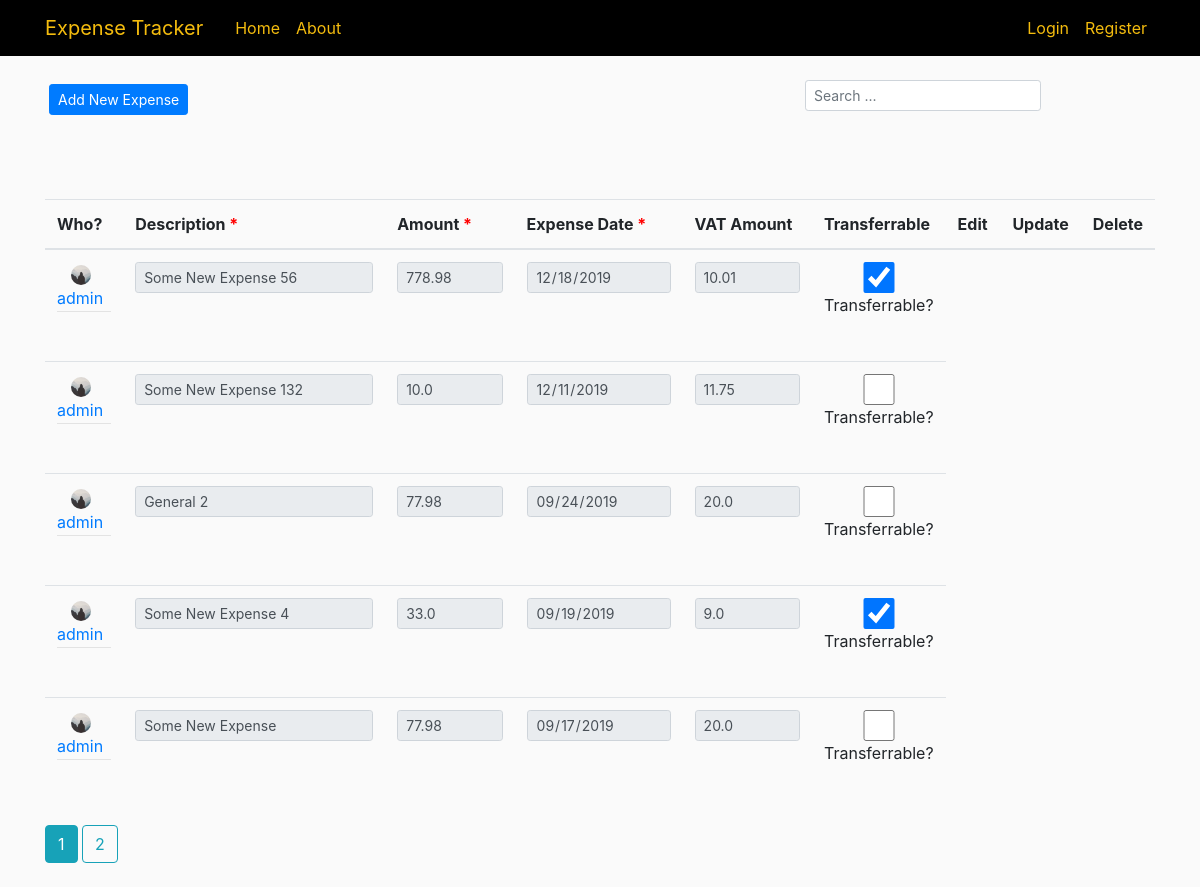
The app's page /user/expenses/admin, older data.
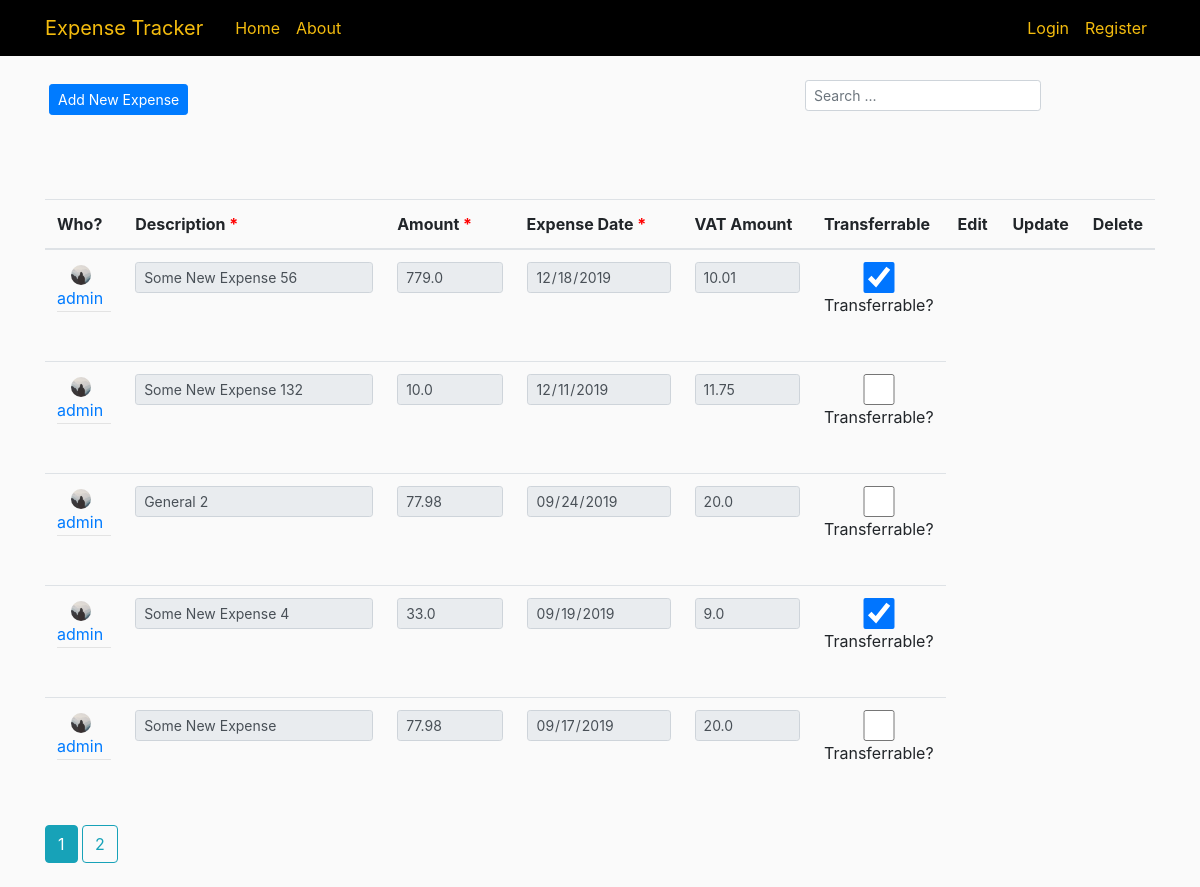
The same page, newer data.
### approot/models.py (models this page shows, shortened)
class Expense(db.Model):
    id = db.Column(db.Integer, primary_key=True)
    description = db.Column(db.String(100), nullable=False)
    expense_date = db.Column(db.DateTime, nullable=False, default=datetime.utcnow)
    amount = db.Column(db.Float, nullable=False, default=0)
    vat_amount = db.Column(db.Float, nullable=False, default=0)
    user_id = db.Column(db.Integer, db.ForeignKey('user.id'), nullable=False)
    Transferrable = db.Column(db.Boolean, nullable=False, default=0)

class User(db.Model, UserMixin):
    id = db.Column(db.Integer, primary_key=True)
    username = db.Column(db.String(20), unique=True, nullable=False)
    email = db.Column(db.String(120), unique=True, nullable=False)
    image_file = db.Column(db.String(20), nullable=False, default='default.jpg')
    password = db.Column(db.String(60), nullable=False)
    posts = db.relationship('Post', backref='author', cascade='all,delete', lazy=True)
    expenses = db.relationship('Expense', backref='author', cascade='all,delete', lazy=True)
    role = db.Column(db.String(15), nullable=False)

### approot/users/routes.py (the view)
@users.route("/user/expenses/<string:username>")
def user_expenses(username):
    page = request.args.get('page', 1, type=int)
    user = User.query.filter_by(username=username).first_or_404()
    form = ExpenseForm()
    expenses = Expense.query.filter_by(author=user)\
        .order_by(Expense.expense_date.desc())\
        .paginate(page=page, per_page=5)
    return render_template('expense/expense.html', expenses=expenses, user=user, form=form)

### approot/expenses/forms.py
class ExpenseForm(FlaskForm):
    description = StringField('Description', validators=[DataRequired()])
    expense_date = DateField('Expense Date',format='%Y-%m-%d', validators=[DataRequired()])
    amount = DecimalField('Amount',places=2, validators=[DataRequired()])
    vat_amount = DecimalField('VAT Amount',places=2)
    Transferrable = BooleanField('Transferrable?')
    submit = SubmitField('Submit')

### approot/templates/expense/expense.html (shortened to what this page needs)
{% extends "layout.html" %}
{% import "bootstrap/wtf.html" as wtf %}
{% from "util/macros_modified.html" import form_field_custom with context %}
{% block content %}
<div>
  <div class="row">
    <div class="col-sm-8">
      <button type="button" class="btn btn-primary btn-sm m-1" data-toggle="modal" data-target="#AddNewModal">Add New Expense</button>
    </div>
    <div class="col-sm-4">
      <form class="form-inline" action="">
        <div class="form-group">
          <input type="text" class="form-control form-control-sm" id="searchInput" onkeyup="searchFunction()" placeholder="Search ...">
        </div>
      </form>
    </div>
  </div>
  <table class="table table-hover" id="expense_tbl" style="width: 100%">
    <colgroup>
       <col span="1" style="width: 5%;">
       <col span="1" style="width: 35%;">
       <col span="1" style="width: 15%;">
       <col span="1" style="width: 10%;">
       <col span="1" style="width: 15%;">
       <col span="1" style="width: 5%;">
       <col span="1" style="width: 5%;">
       <col span="1" style="width: 5%;">
       <col span="1" style="width: 5%;">
    </colgroup>
    <thead>
        <tr>
            <th>Who?</th>
            <th>Description <font color="red">*</font></th>
            <th>Amount <font color="red">*</font></th>
            <th>Expense Date <font color="red">*</font></th>
            <th>VAT Amount</th>
            <th>Transferrable</th>
            <th>Edit</th>
            <th>Update</th>
            <th>Delete</th>
    </thead>
    {% for expense in expenses.items %}
          <tbody>
              <tr row_id="{{ expense.id }}">
                  <td style="text-align:center;">
                      <img class="rounded-circle article-img" src="{{ url_for('static', filename='profile_pics/' + expense.author.image_file) }}">
                      <div class="media-body">
                        <div class="article-metadata">
                          <a class="mr-2" href="{{ url_for('users.user_expenses', username=expense.author.username) }}">{{ expense.author.username }}</a>
                        </div>
                      </div>
                  </td>
                  <form method="POST" action="{{ url_for('expenses.update_expense', expense_id=expense.id) }}">
                    <fieldset class="form-group">
                      {% set row_id = expense.id|string %}
                      <td>{{ form_field_custom(form.description, value=expense.description, readonly="readonly", id="description"+ row_id) }}</td>
                      <td>{{ form_field_custom(form.amount, value=expense.amount, readonly="readonly", id="amount"+ row_id, type="number", step="0.01") }}</td>
                      <td>{{ form_field_custom(form.expense_date, value=expense.expense_date.strftime('%Y-%m-%d'), readonly="readonly", id="expense_date"+ row_id) }}</td>
                      <td>{{ form_field_custom(form.vat_amount, value=expense.vat_amount, readonly="readonly", id="vat_amount"+ row_id, type="number", step="0.01") }}</td>
                      <td>
                          {% if expense.Transferrable == False %}
                              {{ form_field_custom(form.Transferrable, onclick="return false;", id="Transferrable"+ row_id) }}
                          {% else %}
                              {{ form_field_custom(form.Transferrable,checked="checked", onclick="return false;", id="Transferrable"+ row_id) }}
                          {% endif %}
                      </td>
                    </fieldset>
                  </form>
              </tr>
          </tbody>
    {% endfor %}
    </table>
    {% for page_num in expenses.iter_pages(left_edge=1, right_edge=1, left_current=1, right_current=2) %}
      {% if page_num %}
        {% if expenses.page == page_num %}
          <a class="btn btn-info mb-4" href="{{ url_for('expenses.expense', page=page_num) }}">{{ page_num }}</a>
        {% else %}
          <a class="btn btn-outline-info mb-4" href="{{ url_for('expenses.expense', page=page_num) }}">{{ page_num }}</a>
        {% endif %}
      {% else %}
        ...
      {% endif %}
    {% endfor %}
</div>
{% endblock content %}

### approot/templates/util/macros_modified.html (shortened to what this page needs)
{% macro form_field_custom(field) -%}
  <div class="form-group">
    {% set with_label = kwargs.pop('with_label', False) %}
    {% set placeholder = '' %}
    {% if not with_label %}
        {% set placeholder = field.label.text %}
    {% endif %}
    {% set class_ = kwargs.pop('class_', '') %}
    {% set class_ = class_+ 'form-control form-control-sm' %}
    {% if field.errors %}
      {% set class_ = class_ + ' is-invalid' %}
    {% endif %}
    {% if field.flags.required %}
        {% set class_ = class_ + ' required' %}
    {% endif %}
    {% if field.type == 'BooleanField' %}
        <label class="checkbox">
            {{ field(class_=class_, **kwargs) }}
            {{ field.label(class="form-control-label")|safe }}
        </label>
    {% else %}
        {% if field.type in ('TextField', 'TextAreaField', 'PasswordField') %}
            {% set class_ = class_ + ' input-xlarge' %}
        {% elif field.type == 'FileField' %}
            {% set class_ = class_ + ' form-control-file' %}
        {% endif %}
        {{ field(class_=class_, placeholder=placeholder, **kwargs) }}
    {% endif %}
  </div>
{%- endmacro %}

Row changes from the older to the newer data that the page shows:
changed Expense (number 1 of 5 on the later page): amount "778.98" → "779.0"
